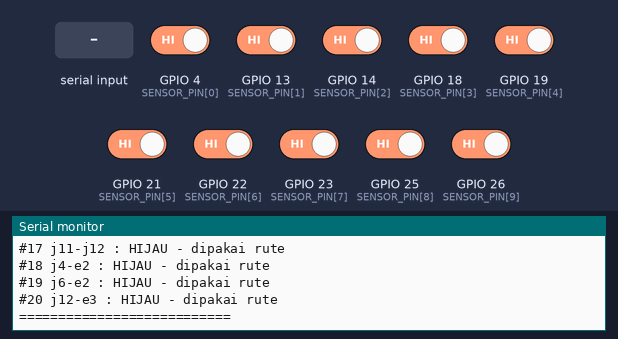
Bench run of a sketch on a simulated ESP32. Parts: the last lines printed to the serial monitor. Inputs (shaded band) come from the test bench; at power-on: GPIO 4 (SENSOR_PIN[0]), GPIO 13 (SENSOR_PIN[1]), GPIO 14 (SENSOR_PIN[2]), GPIO 18 (SENSOR_PIN[3]), GPIO 19 (SENSOR_PIN[4]), GPIO 21 (SENSOR_PIN[5]), GPIO 22 (SENSOR_PIN[6]), GPIO 23 (SENSOR_PIN[7]), GPIO 25 (SENSOR_PIN[8]), GPIO 26 (SENSOR_PIN[9]) HIGH.

Above: at 1.2 s.
1.3 s: GPIO 4 (SENSOR_PIN[0]) driven LOW
2.9 s: GPIO 13 (SENSOR_PIN[1]) driven LOW
4.5 s: GPIO 19 (SENSOR_PIN[4]) driven LOW
6.1 s: "HELP 1\n" received over Serial
At 7.1 s:
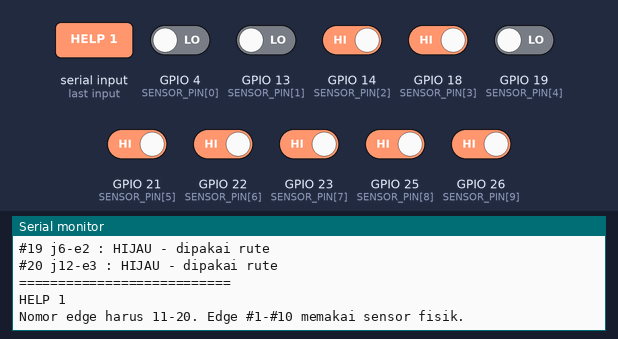
7.6 s: "ON 1\n" received over Serial
At 8.2 s:
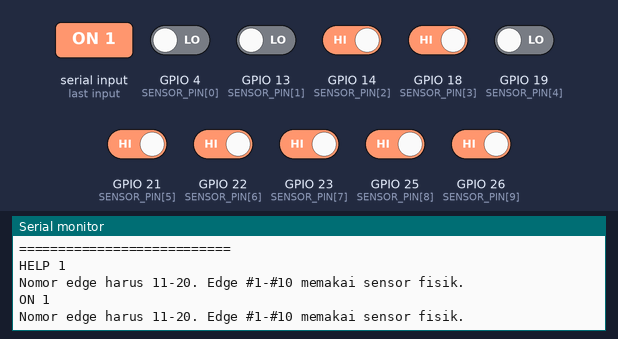
9.1 s: "HELP\n" received over Serial
At 10.2 s:
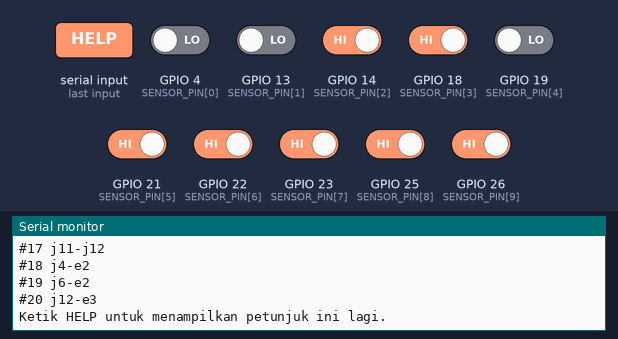
Timing chart, 0 to 11.6 s (numbered marks = the images above; inputs shaded):
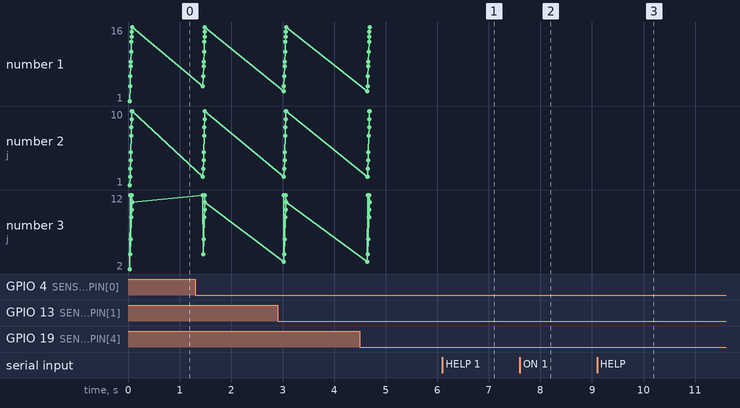

The sketch:

sender.ino
```cpp
// SENDER ESP32 - DIJKSTRA 20 JALUR
// 10 sensor fisik untuk edge #1 sampai #10.
// Edge #11 sampai #20 diatur manual melalui Serial Monitor.
// Semua rute terpendek dari 8 ruangan ke exit terdekat digabung.
//
// Sensor DO aktif LOW dianggap mendeteksi api.
// Satukan GND sensor dengan GND ESP32.
// Input ESP32 maksimal 3.3 V; jangan masukkan output sensor 5 V.

#include <WiFi.h>
#include <esp_now.h>
#include <esp_wifi.h>
#include <string.h>

#define ESPNOW_CHANNEL       1
#define NUM_NODES            15
#define NUM_EDGES            20
#define NUM_ROOMS            8
#define NUM_SENSORS          10
#define FIRST_SERIAL_EDGE    11
#define LAST_SERIAL_EDGE     20

#define SEND_REPEATS         3
#define SEND_REPEAT_MS       100
#define HEARTBEAT_MS         0
#define REQUEST_MAGIC        0xA5
#define SENSOR_SCAN_MS       50
#define SENSOR_CONFIRM       3
#define SENSOR_FIRE_LEVEL    LOW

const char *NODE_NAMES[NUM_NODES] = {
  "j1", "j2", "j3", "j4", "j5", "j6",
  "j7", "j8", "j9", "j10", "j11", "j12",
  "e1", "e2", "e3"
};

struct Edge {
  uint8_t u;
  uint8_t v;
  uint16_t weight;
};

// Nomor edge harus sama dengan nomor edge di receiver.
const Edge EDGES[NUM_EDGES] = {
  {  0,  1, 49 }, // #1  j1-j2
  {  0,  2, 23 }, // #2  j1-j3
  {  1,  2, 12 }, // #3  j2-j3
  {  1, 11, 13 }, // #4  j2-j12
  {  1, 12,  5 }, // #5  j2-e1
  {  2,  3, 13 }, // #6  j3-j4
  {  3,  4, 23 }, // #7  j4-j5
  {  3,  5, 12 }, // #8  j4-j6
  {  4,  5, 49 }, // #9  j5-j6
  {  5,  6, 13 }, // #10 j6-j7
  {  6,  8, 12 }, // #11 j7-j9
  {  6,  7, 23 }, // #12 j7-j8
  {  7,  8, 49 }, // #13 j8-j9
  {  8,  9, 13 }, // #14 j9-j10
  {  9, 11, 12 }, // #15 j10-j12
  {  9, 10, 49 }, // #16 j10-j11
  { 10, 11, 23 }, // #17 j11-j12
  {  3, 13,  6 }, // #18 j4-e2
  {  5, 13,  6 }, // #19 j6-e2
  { 11, 14,  5 }  // #20 j12-e3
};

// Ruangan 0-1 mulai dari j1, 2-3 dari j5,
// 4-5 dari j8, dan 6-7 dari j11.
// Bobot dari ruangan ke junction awal tidak dihitung.
const uint8_t ROOM_TO_JUNCTION[NUM_ROOMS] = {
  0, 0, 4, 4, 7, 7, 10, 10
};

// Sensor fisik 1-10 masing-masing mengawasi edge #1-#10.
const uint8_t SENSOR_EDGE[NUM_SENSORS] = {
   1,  // Sensor 1  -> edge #1  j1-j2
   2,  // Sensor 2  -> edge #2  j1-j3
   3,  // Sensor 3  -> edge #3  j2-j3
   4,  // Sensor 4  -> edge #4  j2-j12
   5,  // Sensor 5  -> edge #5  j2-e1
   6,  // Sensor 6  -> edge #6  j3-j4
   7,  // Sensor 7  -> edge #7  j4-j5
   8,  // Sensor 8  -> edge #8  j4-j6
   9,  // Sensor 9  -> edge #9  j5-j6
  10   // Sensor 10 -> edge #10 j6-j7
};

// Sambungkan pin DO sensor ke GPIO berikut.
// GPIO1 dan GPIO3 tidak digunakan sensor agar Serial Monitor USB berfungsi.
const uint8_t SENSOR_PIN[NUM_SENSORS] = {
   4,  // Sensor 1  j1-j2  -> GPIO4
  13,  // Sensor 2  j1-j3  -> GPIO13
  14,  // Sensor 3  j2-j3  -> GPIO14
  18,  // Sensor 4  j2-j12 -> GPIO18
  19,  // Sensor 5  j2-e1  -> GPIO19
  21,  // Sensor 6  j3-j4  -> GPIO21
  22,  // Sensor 7  j4-j5  -> GPIO22
  23,  // Sensor 8  j4-j6  -> GPIO23
  25,  // Sensor 9  j5-j6  -> GPIO25
  26   // Sensor 10 j6-j7  -> GPIO26
};

// Edge #11-#20 tidak memakai sensor fisik.
const char *SERIAL_EDGE_NAMES[10] = {
  "j7-j9", "j7-j8", "j8-j9", "j9-j10", "j10-j12",
  "j10-j11", "j11-j12", "j4-e2", "j6-e2", "j12-e3"
};

struct PathResult {
  bool found;
  int8_t exitNode;
  uint16_t totalWeight;
  uint8_t nodeCount;
  uint8_t nodes[NUM_NODES];
  uint8_t edgeCount;
  uint8_t edges[NUM_NODES];
};

// Struktur paket harus sama dengan RoutePacket di receiver.
typedef struct __attribute__((packed)) {
  uint32_t greenMask;
  uint32_t blockedMask;
  uint32_t revMask;
  uint8_t depth[10];
  uint8_t flags;
} RoutePacket;

const uint8_t broadcastMac[6] = {
  0xFF, 0xFF, 0xFF, 0xFF, 0xFF, 0xFF
};

uint32_t sensorBlockMask = 0;
uint32_t serialBlockMask = 0;
uint32_t blockedMask = 0;
uint32_t greenMask = 0;
uint32_t revMask = 0;

PathResult roomPaths[NUM_ROOMS];

unsigned long lastSensorScanMs = 0;
unsigned long lastSendMs = 0;
unsigned long nextSendMs = 0;

uint8_t pendingSends = 0;
volatile bool requestFlag = false;
bool radioReady = false;

char serialInputBuffer[32];
uint8_t serialInputLength = 0;

// Prototipe fungsi.
PathResult dijkstraToNearestExit(int startNode, uint32_t blocked);
void recomputeRoutes();
void requestSend();
void printCurrentState();
void printSerialHelp();
void processSerialCommand(String line);

// Baca 10 sensor fisik dengan debounce.
bool scanSensors() {
  static uint8_t confirmCount[NUM_SENSORS] = {0};
  bool changed = false;

  for (int k = 0; k < NUM_SENSORS; k++) {
    int edgeIndex = SENSOR_EDGE[k] - 1;

    bool wasBlocked =
      ((sensorBlockMask >> edgeIndex) & 1UL) != 0;

    bool readsFire =
      (digitalRead(SENSOR_PIN[k]) == SENSOR_FIRE_LEVEL);

    if (readsFire == wasBlocked) {
      confirmCount[k] = 0;
      continue;
    }

    confirmCount[k]++;

    if (confirmCount[k] >= SENSOR_CONFIRM) {
      if (readsFire) {
        sensorBlockMask |= (1UL << edgeIndex);
      } else {
        sensorBlockMask &= ~(1UL << edgeIndex);
      }

      confirmCount[k] = 0;
      changed = true;
    }
  }

  return changed;
}

// Cetak status semua jalur dan sumber blokirnya.
void printCurrentState() {
  Serial.println("\n=== STATUS SEMUA JALUR ===");

  for (int e = 0; e < NUM_EDGES; e++) {
    uint32_t bit = 1UL << e;

    bool sensorBlocked = (sensorBlockMask & bit) != 0;
    bool manualBlocked = (serialBlockMask & bit) != 0;
    bool isGreen = (greenMask & bit) != 0;

    Serial.printf(
      "#%d %s-%s : ",
      e + 1,
      NODE_NAMES[EDGES[e].u],
      NODE_NAMES[EDGES[e].v]
    );

    if (sensorBlocked && manualBlocked) {
      Serial.println("MERAH - diblokir sensor dan Serial Monitor");
    } else if (sensorBlocked) {
      Serial.println("MERAH - sensor mendeteksi api");
    } else if (manualBlocked) {
      Serial.println("MERAH - diblokir manual lewat Serial Monitor");
    } else if (isGreen) {
      Serial.println("HIJAU - dipakai rute");
    } else {
      Serial.println("MERAH - tidak dipakai rute");
    }
  }

  Serial.println("===========================\n");
}

void printSerialHelp() {
  Serial.println("\nSerial Monitor: 115200 baud.");
  Serial.println("Akhiran baris: Newline, Carriage return, atau Both.");
  Serial.println("Format: <nomor edge> ON atau <nomor edge> OFF");
  Serial.println("ON = blokir jalur; OFF = buka jalur.");
  Serial.println("Contoh: 11 ON atau 11 OFF");
  Serial.println("Edge yang bisa diatur manual:");

  for (int i = 0; i < 10; i++) {
    Serial.printf(
      "#%d %s\n",
      FIRST_SERIAL_EDGE + i,
      SERIAL_EDGE_NAMES[i]
    );
  }

  Serial.println("Ketik HELP untuk menampilkan petunjuk ini lagi.\n");
}

// Proses satu perintah setelah tombol Enter ditekan.
void processSerialCommand(String line) {
  line.trim();
  line.toUpperCase();

  if (line.length() == 0) {
    return;
  }

  if (line == "HELP" || line == "?") {
    printSerialHelp();
    return;
  }

  int separator = line.indexOf(' ');

  if (separator < 1) {
    Serial.println("Format salah. Contoh: 11 ON atau 11 OFF.");
    return;
  }

  int edgeNumber = line.substring(0, separator).toInt();

  String action = line.substring(separator + 1);
  action.trim();

  if (edgeNumber < FIRST_SERIAL_EDGE ||
      edgeNumber > LAST_SERIAL_EDGE) {
    Serial.println(
      "Nomor edge harus 11-20. Edge #1-#10 memakai sensor fisik."
    );
    return;
  }

  if (action != "ON" && action != "OFF") {
    Serial.println("Status harus ON atau OFF.");
    return;
  }

  uint32_t bit = 1UL << (edgeNumber - 1);
  bool wasBlocked = (serialBlockMask & bit) != 0;
  bool shouldBlock = (action == "ON");

  if (wasBlocked == shouldBlock) {
    Serial.printf(
      "Edge #%d (%s) memang sudah %s; status tidak berubah.\n",
      edgeNumber,
      SERIAL_EDGE_NAMES[edgeNumber - FIRST_SERIAL_EDGE],
      action.c_str()
    );

    printCurrentState();
    return;
  }

  if (shouldBlock) {
    serialBlockMask |= bit;
  } else {
    serialBlockMask &= ~bit;
  }

  recomputeRoutes();
  requestSend();

  Serial.printf(
    "Edge #%d (%s) berubah menjadi %s.\n",
    edgeNumber,
    SERIAL_EDGE_NAMES[edgeNumber - FIRST_SERIAL_EDGE],
    action.c_str()
  );

  printCurrentState();
}

// Tampung karakter sampai Enter, lalu proses sebagai satu perintah.
// Mendukung line ending CR, LF, maupun CRLF.
void handleSerialInput() {
  while (Serial.available() > 0) {
    char c = (char)Serial.read();

    if (c == '\r' || c == '\n') {
      if (serialInputLength == 0) {
        continue;
      }

      serialInputBuffer[serialInputLength] = '\0';
      Serial.println();

      processSerialCommand(String(serialInputBuffer));
      serialInputLength = 0;
      continue;
    }

    if (c == 8 || c == 127) {
      if (serialInputLength > 0) {
        serialInputLength--;
        Serial.print("\b \b");
      }
      continue;
    }

    if (serialInputLength < sizeof(serialInputBuffer) - 1) {
      serialInputBuffer[serialInputLength++] = c;
      Serial.write(c);
    } else {
      Serial.println("\nInput terlalu panjang; baris dibatalkan.");
      serialInputLength = 0;
    }
  }
}

// Dijkstra dari junction awal ke exit terdekat.
PathResult dijkstraToNearestExit(int startNode, uint32_t blocked) {
  const uint32_t INF = 0x3FFFFFFF;

  uint32_t dist[NUM_NODES];
  int8_t parentNode[NUM_NODES];
  bool visited[NUM_NODES] = {false};

  for (int i = 0; i < NUM_NODES; i++) {
    dist[i] = INF;
    parentNode[i] = -1;
  }

  dist[startNode] = 0;

  for (int step = 0; step < NUM_NODES; step++) {
    int u = -1;
    uint32_t best = INF;

    for (int n = 0; n < NUM_NODES; n++) {
      if (!visited[n] && dist[n] < best) {
        best = dist[n];
        u = n;
      }
    }

    if (u < 0) {
      break;
    }

    visited[u] = true;

    for (int e = 0; e < NUM_EDGES; e++) {
      if ((blocked >> e) & 1UL) {
        continue;
      }

      int v = -1;

      if (EDGES[e].u == u) {
        v = EDGES[e].v;
      } else if (EDGES[e].v == u) {
        v = EDGES[e].u;
      } else {
        continue;
      }

      uint32_t candidate = dist[u] + EDGES[e].weight;

      if (candidate < dist[v]) {
        dist[v] = candidate;
        parentNode[v] = u;
      }
    }
  }

  // Node 12, 13, 14 adalah exit e1, e2, dan e3.
  int exitNode = -1;
  uint32_t bestExitDist = INF;

  for (int n = 12; n <= 14; n++) {
    if (dist[n] < bestExitDist) {
      bestExitDist = dist[n];
      exitNode = n;
    }
  }

  PathResult result = {};
  result.found = false;
  result.exitNode = -1;

  if (exitNode < 0 || bestExitDist == INF) {
    return result;
  }

  // Telusuri node dari exit kembali ke junction awal.
  int reverseNodes[NUM_NODES];
  int count = 0;
  int current = exitNode;

  while (current >= 0 && count < NUM_NODES) {
    reverseNodes[count++] = current;

    if (current == startNode) {
      break;
    }

    current = parentNode[current];
  }

  if (count == 0 || reverseNodes[count - 1] != startNode) {
    return result;
  }

  result.found = true;
  result.exitNode = exitNode;
  result.totalWeight = (uint16_t)bestExitDist;
  result.nodeCount = count;

  // Susun urutan node dari junction menuju exit.
  for (int i = 0; i < count; i++) {
    result.nodes[i] = reverseNodes[count - 1 - i];
  }

  result.edgeCount = count - 1;

  // Tentukan edge untuk setiap pasangan node dalam rute.
  for (int i = 0; i < result.edgeCount; i++) {
    int edgeIndex = -1;
    int a = result.nodes[i];
    int b = result.nodes[i + 1];

    for (int e = 0; e < NUM_EDGES; e++) {
      if ((EDGES[e].u == a && EDGES[e].v == b) ||
          (EDGES[e].u == b && EDGES[e].v == a)) {
        edgeIndex = e;
        break;
      }
    }

    if (edgeIndex < 0) {
      result.found = false;
      return result;
    }

    result.edges[i] = edgeIndex;
  }

  return result;
}

// Hitung rute semua ruangan dan gabungkan edge yang terpilih.
void recomputeRoutes() {
  blockedMask = sensorBlockMask | serialBlockMask;
  greenMask = 0;
  revMask = 0;

  for (int r = 0; r < NUM_ROOMS; r++) {
    roomPaths[r] =
      dijkstraToNearestExit(ROOM_TO_JUNCTION[r], blockedMask);

    const PathResult &path = roomPaths[r];

    if (!path.found) {
      continue;
    }

    for (int p = 0; p < path.edgeCount; p++) {
      int edgeIndex = path.edges[p];
      uint32_t bit = 1UL << edgeIndex;

      // Edge yang dipakai oleh setidaknya satu ruangan menjadi hijau.
      greenMask |= bit;

      int from = path.nodes[p];
      int to = path.nodes[p + 1];

      // revMask menandai arah perjalanan dari node v ke node u.
      if (EDGES[edgeIndex].u == to &&
          EDGES[edgeIndex].v == from) {
        revMask |= bit;
      } else {
        revMask &= ~bit;
      }
    }
  }
}

void sendRoute() {
  RoutePacket packet = {};

  packet.greenMask = greenMask;
  packet.blockedMask = blockedMask;
  packet.revMask = revMask;
  packet.flags = (greenMask == 0) ? 1 : 0;

  esp_now_send(
    broadcastMac,
    reinterpret_cast<const uint8_t *>(&packet),
    sizeof(packet)
  );
}

void requestSend() {
  pendingSends = SEND_REPEATS;
  nextSendMs = 0;
}

// Receiver dapat meminta sender mengirim paket ulang.
void onDataRecv(const void *infoOrMac, const uint8_t *data, int len) {
  if (len == 1 && data[0] == REQUEST_MAGIC) {
    requestFlag = true;
  }
}

void setup() {
  Serial.begin(115200);

  // Sensor DO aktif LOW.
  for (int k = 0; k < NUM_SENSORS; k++) {
    pinMode(SENSOR_PIN[k], INPUT_PULLUP);
  }

  WiFi.mode(WIFI_STA);
  esp_wifi_set_channel(ESPNOW_CHANNEL, WIFI_SECOND_CHAN_NONE);

  if (esp_now_init() != ESP_OK) {
    Serial.println("ESP-NOW gagal dimulai.");
    return;
  }

  esp_now_peer_info_t peer = {};
  memcpy(peer.peer_addr, broadcastMac, 6);
  peer.channel = ESPNOW_CHANNEL;
  peer.encrypt = false;

  if (esp_now_add_peer(&peer) != ESP_OK) {
    Serial.println("Gagal menambahkan peer ESP-NOW.");
    return;
  }

  esp_now_register_recv_cb(
    reinterpret_cast<esp_now_recv_cb_t>(onDataRecv)
  );

  radioReady = true;

  // Baca status sensor saat sender mulai.
  for (int k = 0; k < NUM_SENSORS; k++) {
    int edgeIndex = SENSOR_EDGE[k] - 1;

    if (digitalRead(SENSOR_PIN[k]) == SENSOR_FIRE_LEVEL) {
      sensorBlockMask |= (1UL << edgeIndex);
    }
  }

  recomputeRoutes();
  requestSend();

  printSerialHelp();
  printCurrentState();
}

void loop() {
  handleSerialInput();

  if (!radioReady) {
    delay(1000);
    return;
  }

  unsigned long now = millis();

  // Periksa sensor berkala.
  if (now - lastSensorScanMs >= SENSOR_SCAN_MS) {
    lastSensorScanMs = now;

    if (scanSensors()) {
      recomputeRoutes();
      requestSend();
      printCurrentState();
    }
  }

  // Kirim ulang jika receiver meminta paket.
  if (requestFlag) {
    requestFlag = false;
    requestSend();
  }

  // Kirim paket beberapa kali saat ada perubahan.
  if (pendingSends > 0 && millis() >= nextSendMs) {
    sendRoute();
    pendingSends--;
    nextSendMs = millis() + SEND_REPEAT_MS;
  }

#if HEARTBEAT_MS > 0
  if (millis() - lastSendMs >= HEARTBEAT_MS) {
    lastSendMs = millis();
    sendRoute();
  }
#endif
}
```

Measured:
- after the input at 6.1 s, the serial monitor: prints a new line at once (image 1)
- after the input at 7.6 s, the serial monitor: prints a new line at once (image 2)
- after the input at 9.1 s, the serial monitor: prints a new line at once (image 3)
